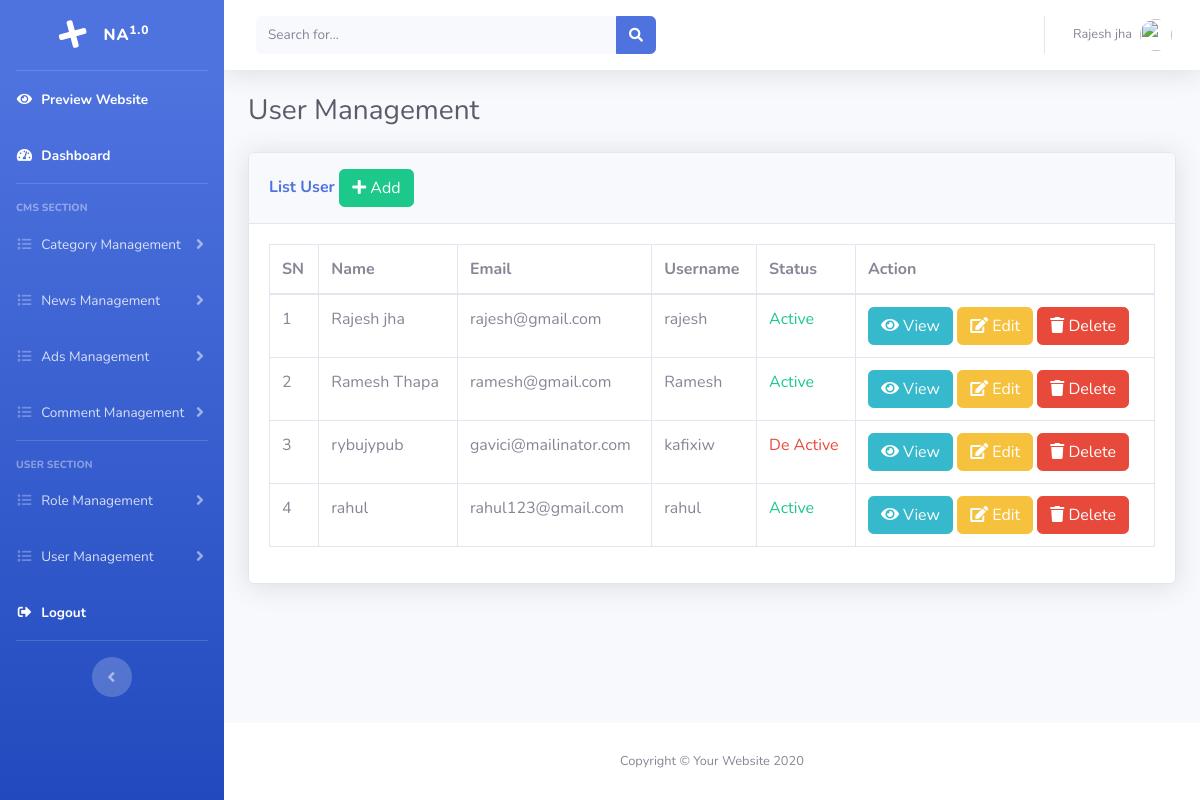
Page /admin/list_user.php (signed in) on the committed database.
### tables this page shows
CREATE TABLE `tbl_users` (
  `id` int(10) NOT NULL,
  `name` varchar(30) NOT NULL,
  `email` varchar(30) NOT NULL,
  `username` varchar(20) NOT NULL,
  `password` varchar(30) NOT NULL,
  `last_login` date DEFAULT NULL,
  `image` varchar(500) DEFAULT NULL,
  `status` tinyint(1) NOT NULL DEFAULT 0,
  `role_id` int(10) NOT NULL
);

### admin/object.php (called while the page is built, shortened)
<?php
require_once "libs/user.class.php";
$user = new user();
?>

### admin/libs/user.class.php (called while the page is built, shortened)
<?php
require_once "common.class.php";
class user extends common{
	function lists(){
		$sql = "select * from tbl_users";
		return $this->select($sql);
	}
}
?>

### admin/libs/common.class.php (called while the page is built, shortened)
<?php
abstract class common{
    protected $connection;
	function connect(){
		$this->connection = new mysqli('localhost','root','','news_website');
	}
	function select($query){
		$result = $this->connection->query($query);
		$data = [];
		if ($result->num_rows > 0 ){
			while ($d = $result->fetch_object()){
				array_push($data,$d);
			}
		}
		return $data;
	}
}
?>

### admin/list_user.php (the view, shortened to what this page needs)
<?php
require_once "header.php";
$data = $user->lists();
?>
          <h1 class="h3 mb-4 text-gray-800">User Management</h1>
          <div class="row">
	<div class="col-lg-12">
		<div class="card shadow mb-4">
			<div class="card-header py-3">
				<h6 class="m-0 font-weight-bold text-primary">List User
					<a href="add_user.php" class="btn btn-success"><i class="fas fa-plus"></i> Add</a>
				</h6>
			</div>
			<div class="card-body">
				<table class="table table-bordered">
					<thead>
						<tr>
							<th>SN</th>
							<th>Name</th>
							<th>Email</th>
							<th>Username</th>
							<th>Status</th>
							<th>Action</th>
						</tr>
					</thead>
					<tbody>
						<?php foreach($data as $sn => $d){ ?>
						<tr>
							<td><?php echo $sn+1; ?></td>
							<td><?php echo $d->name ?></td>
							<td><?php echo $d->email ?></td>
							<td><?php echo $d->username ?></td>
							<td>
								<?php if($d->status){ ?>
									<label class="text text-success">Active</label>
								<?php } else{ ?>
									<label class="text text-danger">De Active</label>
								<?php } ?>
							</td>
							<td>
								<a href="view_user.php?id=<?php echo $d->id ?>" class="btn btn-info"><i class="fas fa-eye"></i> View</a>
								<a href="edit_user.php" class="btn btn-warning"><i class="fas fa-edit"></i> Edit</a>
								<a href="delete_user.php?id=<?php echo $d->id ?>" class="btn btn-danger" onclick="return confirm('are you sure to delete?')"><i class="fas fa-trash"></i> Delete</a>
							</td>
						</tr>
						<?php } ?>
					</tbody>
				</table>
			</div>
		</div>
	</div>
</div>
<?php require_once "footer.php"; ?>

### admin/header.php (shortened to what this page needs)
<?php
require_once "object.php";
?>
<!DOCTYPE html>
<html lang="en">
<head>
  <link href="vendor/fontawesome-free/css/all.min.css" rel="stylesheet" type="text/css">
  <link href="../css/sb-admin-2.min.css" rel="stylesheet">
  <link rel="stylesheet" type="text/css" href="../css/custom.css">
</head>
<body id="page-top">
  <div id="wrapper">
    <ul class="navbar-nav bg-gradient-primary sidebar sidebar-dark accordion" id="accordionSidebar">
      <a class="sidebar-brand d-flex align-items-center justify-content-center" href="dashboard.php">
        <div class="sidebar-brand-icon rotate-n-15">
          <i class="fas fa-plus"></i>
        </div>
        <div class="sidebar-brand-text mx-3">NA<sup>1.0</sup></div>
      </a>
      <hr class="sidebar-divider my-0">
      <li class="nav-item active">
        <a class="nav-link" href="../index.php">
          <i class="fas fa-fw fa-eye"></i>
          <span>Preview Website</span></a>
        </li>
        <li class="nav-item active">
          <a class="nav-link" href="dashboard.php">
            <i class="fas fa-fw fa-tachometer-alt"></i>
            <span>Dashboard</span></a>
          </li>
          <hr class="sidebar-divider">
          <div class="sidebar-heading">
            CMS Section
          </div>
          <li class="nav-item">
            <a class="nav-link collapsed" href="#" data-toggle="collapse" data-target="#collapseCategory" aria-expanded="true" aria-controls="collapseCategory">
              <i class="fas fa-fw fa-list"></i>
              <span>Category Management</span>
            </a>
          </li>
          <li class="nav-item">
            <a class="nav-link collapsed" href="#" data-toggle="collapse" data-target="#collapseNews" aria-expanded="true" aria-controls="collapseNews">
              <i class="fas fa-fw fa-list"></i>
              <span>News Management</span>
            </a>
          </li>
          <li class="nav-item">
            <a class="nav-link collapsed" href="#" data-toggle="collapse" data-target="#collapseAdvertisement" aria-expanded="true" aria-controls="collapseAdvertisement">
              <i class="fas fa-fw fa-list"></i>
              <span>Ads Management</span>
            </a>
          </li>
          <li class="nav-item">
            <a class="nav-link collapsed" href="#" data-toggle="collapse" data-target="#collapseComment" aria-expanded="true" aria-controls="collapseComment">
              <i class="fas fa-fw fa-list"></i>
              <span>Comment Management</span>
            </a>
          </li>
          <hr class="sidebar-divider">
          <div class="sidebar-heading">
            User Section
          </div>
          <li class="nav-item">
            <a class="nav-link collapsed" href="#" data-toggle="collapse" data-target="#collapseRole" aria-expanded="true" aria-controls="collapseRole">
              <i class="fas fa-fw fa-list"></i>
              <span>Role Management</span>
            </a>
          </li>
          <li class="nav-item">
            <a class="nav-link collapsed" href="#" data-toggle="collapse" data-target="#collapseUser" aria-expanded="true" aria-controls="collapseUser">
              <i class="fas fa-fw fa-list"></i>
              <span>User Management</span>
            </a>
          </li>
          <li class="nav-item active">
            <a class="nav-link" href="logout.php">
              <i class="fas fa-fw fa-sign-out-alt"></i>
              <span>Logout</span></a>
            </li>
            <hr class="sidebar-divider d-none d-md-block">
            <div class="text-center d-none d-md-inline">
              <button class="rounded-circle border-0" id="sidebarToggle"></button>
            </div>
          </ul>
          <div id="content-wrapper" class="d-flex flex-column">
            <div id="content">
              <nav class="navbar navbar-expand navbar-light bg-white topbar mb-4 static-top shadow">
                <form class="d-none d-sm-inline-block form-inline mr-auto ml-md-3 my-2 my-md-0 mw-100 navbar-search">
                  <div class="input-group">
                    <input type="text" class="form-control bg-light border-0 small" placeholder="Search for..." aria-label="Search" aria-describedby="basic-addon2">
                    <div class="input-group-append">
                      <button class="btn btn-primary" type="button">
                        <i class="fas fa-search fa-sm"></i>
                      </button>
                    </div>
                  </div>
                </form>
                <ul class="navbar-nav ml-auto">
                  <li class="nav-item dropdown no-arrow">
                    <a class="nav-link dropdown-toggle" href="#" id="userDropdown" role="button" data-toggle="dropdown" aria-haspopup="true" aria-expanded="false">
                      <span class="mr-2 d-none d-lg-inline text-gray-600 small"><?php echo $_SESSION['name']?> </span>
                      <img class="img-profile rounded-circle" src="https://source.unsplash.com/QAB-WJcbgJk/60x60">
                    </a>
                  </li>
                </ul>
              </nav>
              <div class="container-fluid">

### admin/footer.php (shortened to what this page needs)
        </div>
      </div>
      <footer class="sticky-footer bg-white">
        <div class="container my-auto">
          <div class="copyright text-center my-auto">
            <span>Copyright &copy; Your Website 2020</span>
          </div>
        </div>
      </footer>
    </div>
  </div>
</body>
</html>

### css/custom.css (style rules this page uses)
.form-control { width: 100%; }

### rows in the picture
tbl_users: name "Rajesh jha", email "rajesh@gmail.com", username "rajesh", status "Active"
tbl_users: name "Ramesh Thapa", email "ramesh@gmail.com", username "Ramesh", status "Active"
tbl_users: name "rybujypub", email "gavici@mailinator.com", username "kafixiw", status "De Active"
tbl_users: name "rahul", email "rahul123@gmail.com", username "rahul", status "Active"

### other values in the picture
$_SESSION['name'] "Rajesh jha"
